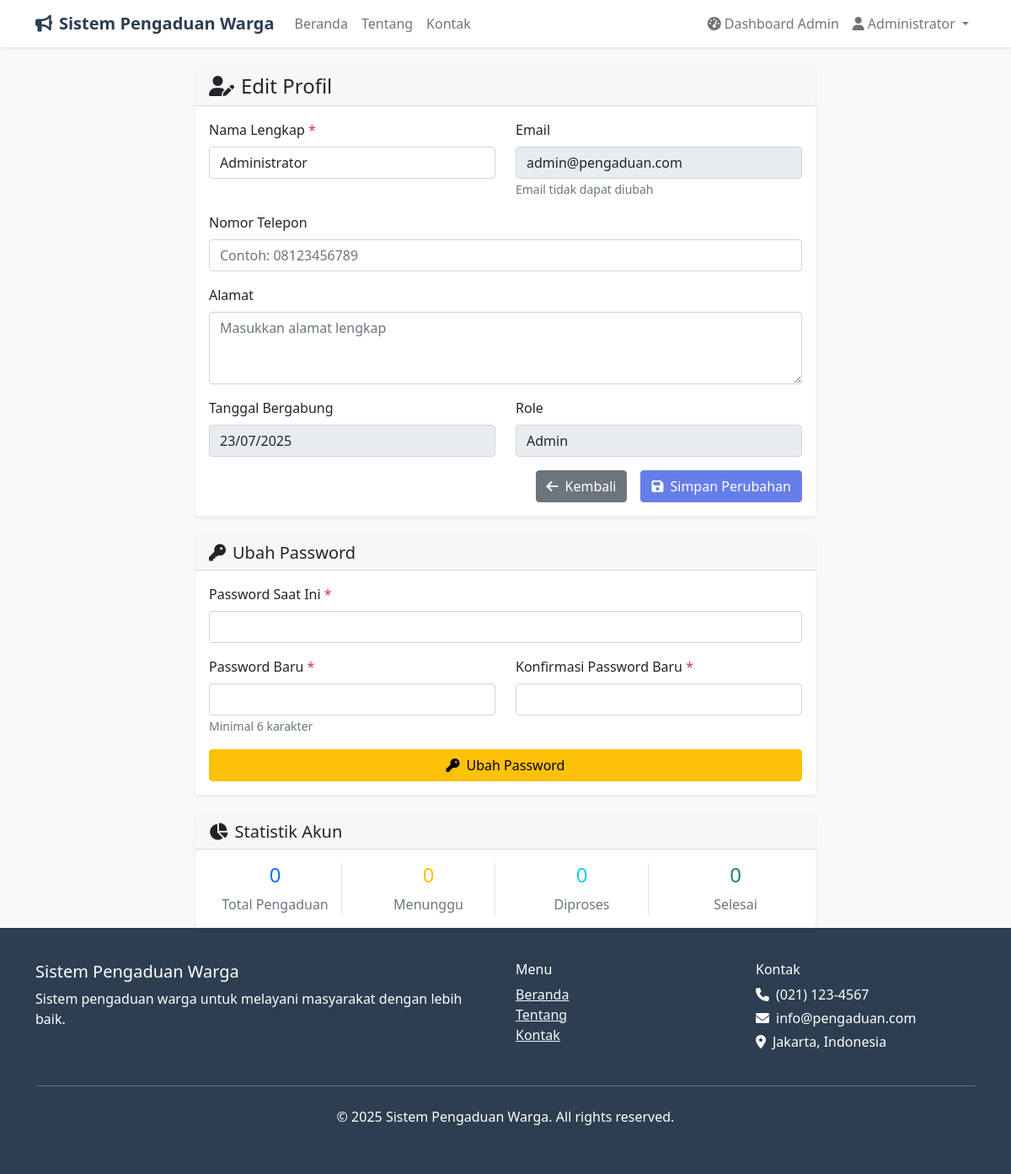
Screenshot of /public/dashboard/profile (signed in) with the database file from the repository.
### tables this page shows
CREATE TABLE users (
    id INT AUTO_INCREMENT PRIMARY KEY,
    name VARCHAR(100) NOT NULL,
    email VARCHAR(100) UNIQUE NOT NULL,
    password VARCHAR(255) NOT NULL,
    phone VARCHAR(20),
    address TEXT,
    role ENUM('warga', 'admin') DEFAULT 'warga',
    created_at TIMESTAMP DEFAULT CURRENT_TIMESTAMP,
    updated_at TIMESTAMP DEFAULT CURRENT_TIMESTAMP ON UPDATE CURRENT_TIMESTAMP
);

### app/core/Controller.php (called while the page is built, shortened)
<?php
class Controller {
    public function model($model) {
        return new $model();
    }
    public function view($view, $data = []) {
        require_once '../app/views/' . $view . '.php';
    }
}
?>

### app/core/App.php (called while the page is built, shortened)
<?php
class App {
    protected $method = 'index';
    public function __construct() {
        $url = $this->parseUrl();
        if ($url && isset($url[0]) && !empty($url[0])) {
            if (file_exists('../app/controllers/' . ucfirst($url[0]) . '.php')) {
                unset($url[0]);
            }
        }
        $this->controller = new $this->controller;
        if ($url && isset($url[1]) && !empty($url[1])) {
            if (method_exists($this->controller, $url[1])) {
                $this->method = $url[1];
                unset($url[1]);
            }
        }
        $this->params = $url ? array_values($url) : [];
        call_user_func_array([$this->controller, $this->method], $this->params);
    }
    public function parseUrl() {
        if (isset($_GET['url']) && !empty($_GET['url'])) {
            $url = filter_var(rtrim($_GET['url'], '/'), FILTER_SANITIZE_URL);
            return explode('/', $url);
        }
        return null;
    }
}
?>

### public/index.php (called while the page is built, shortened)
<?php
try {
    $app = new App;
} catch (Exception $e) {
    if (class_exists('Logger')) {
        Logger::error('Application Error: ' . $e->getMessage(), [
            'file' => $e->getFile(),
            'line' => $e->getLine(),
            'trace' => $e->getTraceAsString()
        ]);
    }
    if (defined('DEBUG') && DEBUG) {
        echo '<h1>Application Error</h1>';
        echo '<p><strong>Error:</strong> ' . htmlspecialchars($e->getMessage()) . '</p>';
        echo '<p><strong>File:</strong> ' . htmlspecialchars($e->getFile()) . '</p>';
        echo '<p><strong>Line:</strong> ' . $e->getLine() . '</p>';
        echo '<pre>' . htmlspecialchars($e->getTraceAsString()) . '</pre>';
    } else {
        http_response_code(500);
        if (file_exists('../app/views/errors/500.php')) {
            require_once '../app/views/errors/500.php';
        } else {
            echo '<h1>Terjadi kesalahan sistem</h1><p>Silakan coba lagi nanti.</p>';
        }
    }
}
?>

### app/config/database.php (called while the page is built, shortened)
<?php
class Database {
    private $host = DB_HOST;
    private $user = DB_USER;
    private $pass = DB_PASS;
    private $dbname = DB_NAME;
    private $dbh;
    private $stmt;
    public function __construct() {
        $dsn = 'mysql:host=' . $this->host . ';dbname=' . $this->dbname;
        $options = array(
            PDO::ATTR_PERSISTENT => true,
            PDO::ATTR_ERRMODE => PDO::ERRMODE_EXCEPTION,
            PDO::MYSQL_ATTR_INIT_COMMAND => "SET NAMES utf8"
        );
        try {
            $this->dbh = new PDO($dsn, $this->user, $this->pass, $options);
        } catch(PDOException $e) {
            $this->error = $e->getMessage();
        }
    }
    public function query($query) {
        $this->stmt = $this->dbh->prepare($query);
    }
    public function bind($param, $value, $type = null) {
        if (is_null($type)) {
            switch (true) {
                case is_int($value):
                    $type = PDO::PARAM_INT;
                    break;
            }
        }
        $this->stmt->bindValue($param, $value, $type);
    }
    public function execute() {
        return $this->stmt->execute();
    }
    public function single() {
        $this->execute();
        return $this->stmt->fetch(PDO::FETCH_OBJ);
    }
}
?>

### app/models/User.php (called while the page is built, shortened)
<?php
class User {
    private $db;
    public function __construct() {
        $this->db = new Database;
    }
    public function getUserById($id) {
        $this->db->query('SELECT * FROM users WHERE id = :id');
        $this->db->bind(':id', $id);
        $row = $this->db->single();
        return $row;
    }
}
?>

### app/views/dashboard/profile.php (the view, shortened to what this page needs)
<?php require_once '../app/views/inc/header.php'; ?>
<div class="container mt-4">
    <div class="row">
        <div class="col-md-8 mx-auto">
            <div class="card">
                <div class="card-header">
                    <h4 class="mb-0">
                        <i class="fas fa-user-edit me-2"></i>Edit Profil
                    </h4>
                </div>
                <div class="card-body">
                    <form action="<?php echo BASE_URL; ?>dashboard/profile" method="post">
                        <div class="row">
                            <div class="col-md-6">
                                <div class="mb-3">
                                    <label for="name" class="form-label">Nama Lengkap <span class="text-danger">*</span></label>
                                    <input type="text" name="name" class="form-control <?php echo (!empty($data['name_err'])) ? 'is-invalid' : ''; ?>" value="<?php echo isset($data['name']) ? $data['name'] : $data['user']->name; ?>">
                                </div>
                            </div>
                            <div class="col-md-6">
                                <div class="mb-3">
                                    <label for="email" class="form-label">Email</label>
                                    <input type="email" class="form-control" value="<?php echo $data['user']->email; ?>" readonly>
                                    <small class="form-text text-muted">Email tidak dapat diubah</small>
                                </div>
                            </div>
                        </div>
                        <div class="mb-3">
                            <label for="phone" class="form-label">Nomor Telepon</label>
                            <input type="text" name="phone" class="form-control <?php echo (!empty($data['phone_err'])) ? 'is-invalid' : ''; ?>" value="<?php echo isset($data['phone']) ? $data['phone'] : $data['user']->phone; ?>" placeholder="Contoh: 08123456789">
                        </div>
                        <div class="mb-3">
                            <label for="address" class="form-label">Alamat</label>
                            <textarea name="address" class="form-control <?php echo (!empty($data['address_err'])) ? 'is-invalid' : ''; ?>" rows="3" placeholder="Masukkan alamat lengkap"></textarea>
                        </div>
                        <div class="row mb-3">
                            <div class="col-md-6">
                                <label class="form-label">Tanggal Bergabung</label>
                                <input type="text" class="form-control" value="<?php echo date('d/m/Y', strtotime($data['user']->created_at)); ?>" readonly>
                            </div>
                            <div class="col-md-6">
                                <label class="form-label">Role</label>
                                <input type="text" class="form-control" value="<?php echo ucfirst($data['user']->role); ?>" readonly>
                            </div>
                        </div>
                        <div class="d-grid gap-2 d-md-flex justify-content-md-end">
                            <a href="<?php echo BASE_URL; ?>dashboard" class="btn btn-secondary me-md-2">
                                <i class="fas fa-arrow-left me-2"></i>Kembali
                            </a>
                            <button type="submit" class="btn btn-primary">
                                <i class="fas fa-save me-2"></i>Simpan Perubahan
                            </button>
                        </div>
                    </form>
                </div>
            </div>
            <div class="card mt-4">
                <div class="card-header">
                    <h5 class="mb-0">
                        <i class="fas fa-key me-2"></i>Ubah Password
                    </h5>
                </div>
                <div class="card-body">
                    <form action="<?php echo BASE_URL; ?>dashboard/changePassword" method="post">
                        <div class="mb-3">
                            <label for="current_password" class="form-label">Password Saat Ini <span class="text-danger">*</span></label>
                            <input type="password" name="current_password" class="form-control" required>
                        </div>
                        <div class="row">
                            <div class="col-md-6">
                                <div class="mb-3">
                                    <label for="new_password" class="form-label">Password Baru <span class="text-danger">*</span></label>
                                    <input type="password" name="new_password" class="form-control" required>
                                    <small class="form-text text-muted">Minimal 6 karakter</small>
                                </div>
                            </div>
                            <div class="col-md-6">
                                <div class="mb-3">
                                    <label for="confirm_password" class="form-label">Konfirmasi Password Baru <span class="text-danger">*</span></label>
                                    <input type="password" name="confirm_password" class="form-control" required>
                                </div>
                            </div>
                        </div>
                        <div class="d-grid">
                            <button type="submit" class="btn btn-warning">
                                <i class="fas fa-key me-2"></i>Ubah Password
                            </button>
                        </div>
                    </form>
                </div>
            </div>
            <div class="card mt-4">
                <div class="card-header">
                    <h5 class="mb-0">
                        <i class="fas fa-chart-pie me-2"></i>Statistik Akun
                    </h5>
                </div>
                <div class="card-body">
                    <div class="row text-center">
                        <div class="col-md-3">
                            <div class="border-end">
                                <h4 class="text-primary"><?php echo isset($data['stats']) ? $data['stats']['total'] : 0; ?></h4>
                                <p class="text-muted mb-0">Total Pengaduan</p>
                            </div>
                        </div>
                        <div class="col-md-3">
                            <div class="border-end">
                                <h4 class="text-warning"><?php echo isset($data['stats']) ? $data['stats']['pending'] : 0; ?></h4>
                                <p class="text-muted mb-0">Menunggu</p>
                            </div>
                        </div>
                        <div class="col-md-3">
                            <div class="border-end">
                                <h4 class="text-info"><?php echo isset($data['stats']) ? $data['stats']['process'] : 0; ?></h4>
                                <p class="text-muted mb-0">Diproses</p>
                            </div>
                        </div>
                        <div class="col-md-3">
                            <h4 class="text-success"><?php echo isset($data['stats']) ? $data['stats']['completed'] : 0; ?></h4>
                            <p class="text-muted mb-0">Selesai</p>
                        </div>
                    </div>
                </div>
            </div>
        </div>
    </div>
</div>
<?php require_once '../app/views/inc/footer.php'; ?>

### public/css/style.css (style rules this page uses)
body { font-family: 'Segoe UI', Tahoma, Geneva, Verdana, sans-serif; background-color: #f8f9fa; }
.card { border: none; box-shadow: 0 0.125rem 0.25rem rgba(0, 0, 0, 0.075); transition: all 0.3s ease; }
.btn-primary { background-color: #667eea; border-color: #667eea; }

### rows the page displays
users: name "Administrator", email "admin@pengaduan.com", created_at "23/07/2025", role "Admin"

### other values shown
APP_NAME "Sistem Pengaduan Warga"
$_SESSION['user_name'] "Administrator"
$data['stats']['total'] "0"
$data['stats']['pending'] "0"
$data['stats']['process'] "0"
$data['stats']['completed'] "0"
